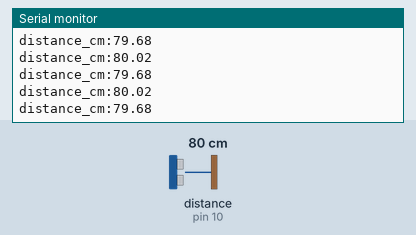
Bench run of a sketch on a simulated Arduino Uno, built with avr-gcc and run on an emulated ATmega328P. On the bench: the last lines printed to the serial monitor. Wiring (inferred from the names in the program): ultrasonic range finder: trigger pin 9; echo pin 10. Inputs (shaded band) come from the test bench; at power-on: distance to the obstacle (sensor on pin 10) 80 cm. The echo pulse lasts 58.3 µs per cm.

Above: at 1.3 s.
1.4 s: distance to the obstacle (sensor on pin 10) set to 2 cm
At 1.68 s:
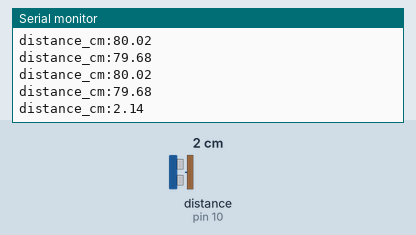
2.9 s: distance to the obstacle (sensor on pin 10) set to 4 cm
At 2.93 s:
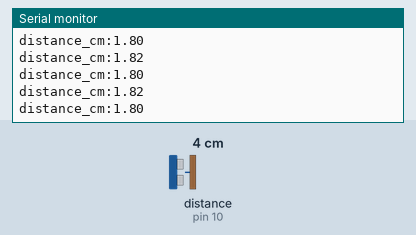
Timing chart, 0 to 5.9 s (numbered marks = the images above; inputs shaded):
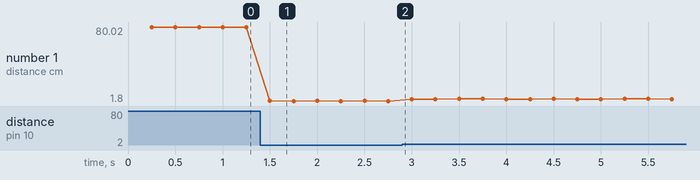

The sketch:

ultrasonic_level.ino
```cpp
constexpr int kTrigPin = 9;
constexpr int kEchoPin = 10;
uint32_t lastSample = 0;

float readDistanceCm() {
  digitalWrite(kTrigPin, LOW);
  delayMicroseconds(2);
  digitalWrite(kTrigPin, HIGH);
  delayMicroseconds(10);
  digitalWrite(kTrigPin, LOW);
  const unsigned long duration = pulseIn(kEchoPin, HIGH, 30000);
  return duration * 0.0343f / 2.0f;
}

void setup() {
  Serial.begin(115200);
  pinMode(kTrigPin, OUTPUT);
  pinMode(kEchoPin, INPUT);
}

void loop() {
  if (millis() - lastSample < 250) return;
  lastSample = millis();
  Serial.print("distance_cm:");
  Serial.println(readDistanceCm());
}
```

Measured:
- after the input at 1.4 s, the serial monitor: prints a new line after 0.10 s (image 1)
- plotted number 1: 79.68 → 1.8 after the input at 1.4 s, 1.8 → 3.69 after the input at 2.9 s
